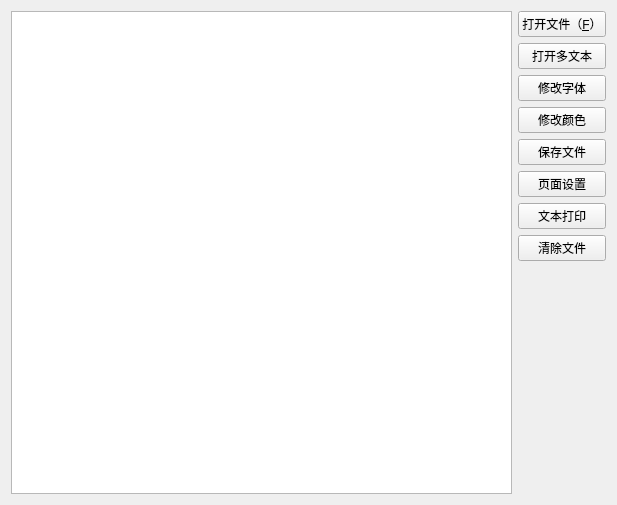
<?xml version="1.0" encoding="UTF-8"?>
<ui version="4.0">
 <class>Form</class>
 <widget class="QWidget" name="Form">
  <property name="geometry">
   <rect>
    <x>0</x>
    <y>0</y>
    <width>617</width>
    <height>505</height>
   </rect>
  </property>
  <property name="windowTitle">
   <string>文本编辑器</string>
  </property>
  <layout class="QHBoxLayout" name="horizontalLayout">
   <item>
    <layout class="QGridLayout" name="gridLayout">
     <item row="0" column="0">
      <widget class="QTextEdit" name="textEdit"/>
     </item>
    </layout>
   </item>
   <item>
    <layout class="QVBoxLayout" name="verticalLayout">
     <item>
      <widget class="QPushButton" name="pb1">
       <property name="text">
        <string>打开文件（&amp;F）</string>
       </property>
      </widget>
     </item>
     <item>
      <widget class="QPushButton" name="pb2">
       <property name="text">
        <string>打开多文本</string>
       </property>
      </widget>
     </item>
     <item>
      <widget class="QPushButton" name="pb3">
       <property name="text">
        <string>修改字体</string>
       </property>
      </widget>
     </item>
     <item>
      <widget class="QPushButton" name="pb4">
       <property name="text">
        <string>修改颜色</string>
       </property>
      </widget>
     </item>
     <item>
      <widget class="QPushButton" name="pb5">
       <property name="text">
        <string>保存文件</string>
       </property>
      </widget>
     </item>
     <item>
      <widget class="QPushButton" name="pb6">
       <property name="text">
        <string>页面设置</string>
       </property>
      </widget>
     </item>
     <item>
      <widget class="QPushButton" name="pb7">
       <property name="text">
        <string>文本打印</string>
       </property>
      </widget>
     </item>
     <item>
      <widget class="QPushButton" name="pb8">
       <property name="text">
        <string>清除文件</string>
       </property>
      </widget>
     </item>
     <item>
      <spacer name="verticalSpacer">
       <property name="orientation">
        <enum>Qt::Vertical</enum>
       </property>
       <property name="sizeHint" stdset="0">
        <size>
         <width>20</width>
         <height>40</height>
        </size>
       </property>
      </spacer>
     </item>
    </layout>
   </item>
  </layout>
 </widget>
 <resources/>
 <connections>
  <connection>
   <sender>pb1</sender>
   <signal>clicked()</signal>
   <receiver>Form</receiver>
   <slot>open_file()</slot>
   <hints>
    <hint type="sourcelabel">
     <x>609</x>
     <y>23</y>
    </hint>
    <hint type="destinationlabel">
     <x>396</x>
     <y>24</y>
    </hint>
   </hints>
  </connection>
  <connection>
   <sender>pb2</sender>
   <signal>clicked()</signal>
   <receiver>Form</receiver>
   <slot>open_files()</slot>
   <hints>
    <hint type="sourcelabel">
     <x>577</x>
     <y>36</y>
    </hint>
    <hint type="destinationlabel">
     <x>308</x>
     <y>252</y>
    </hint>
   </hints>
  </connection>
  <connection>
   <sender>pb3</sender>
   <signal>clicked()</signal>
   <receiver>Form</receiver>
   <slot>change_font()</slot>
   <hints>
    <hint type="sourcelabel">
     <x>551</x>
     <y>95</y>
    </hint>
    <hint type="destinationlabel">
     <x>308</x>
     <y>252</y>
    </hint>
   </hints>
  </connection>
  <connection>
   <sender>pb4</sender>
   <signal>clicked()</signal>
   <receiver>Form</receiver>
   <slot>change_color()</slot>
   <hints>
    <hint type="sourcelabel">
     <x>551</x>
     <y>130</y>
    </hint>
    <hint type="destinationlabel">
     <x>308</x>
     <y>252</y>
    </hint>
   </hints>
  </connection>
  <connection>
   <sender>pb5</sender>
   <signal>clicked()</signal>
   <receiver>Form</receiver>
   <slot>save_file()</slot>
   <hints>
    <hint type="sourcelabel">
     <x>551</x>
     <y>165</y>
    </hint>
    <hint type="destinationlabel">
     <x>308</x>
     <y>252</y>
    </hint>
   </hints>
  </connection>
  <connection>
   <sender>pb6</sender>
   <signal>clicked()</signal>
   <receiver>Form</receiver>
   <slot>page_config()</slot>
   <hints>
    <hint type="sourcelabel">
     <x>551</x>
     <y>200</y>
    </hint>
    <hint type="destinationlabel">
     <x>308</x>
     <y>252</y>
    </hint>
   </hints>
  </connection>
  <connection>
   <sender>pb7</sender>
   <signal>clicked()</signal>
   <receiver>Form</receiver>
   <slot>print_file()</slot>
   <hints>
    <hint type="sourcelabel">
     <x>551</x>
     <y>235</y>
    </hint>
    <hint type="destinationlabel">
     <x>308</x>
     <y>252</y>
    </hint>
   </hints>
  </connection>
  <connection>
   <sender>pb8</sender>
   <signal>clicked()</signal>
   <receiver>Form</receiver>
   <slot>clear_all()</slot>
   <hints>
    <hint type="sourcelabel">
     <x>551</x>
     <y>270</y>
    </hint>
    <hint type="destinationlabel">
     <x>308</x>
     <y>252</y>
    </hint>
   </hints>
  </connection>
 </connections>
 <slots>
  <slot>open_file()</slot>
  <slot>open_files()</slot>
  <slot>change_font()</slot>
  <slot>change_color()</slot>
  <slot>save_file()</slot>
  <slot>page_config()</slot>
  <slot>print_file()</slot>
  <slot>clear_all()</slot>
 </slots>
</ui>
